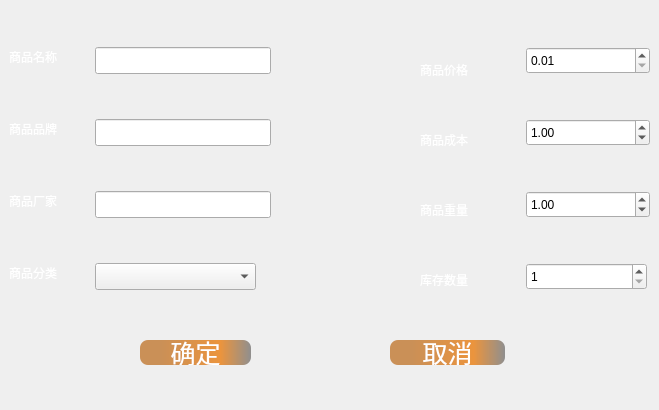
<?xml version="1.0" encoding="UTF-8"?>
<ui version="4.0">
 <class>InputWidget</class>
 <widget class="QWidget" name="InputWidget">
  <property name="geometry">
   <rect>
    <x>0</x>
    <y>0</y>
    <width>659</width>
    <height>410</height>
   </rect>
  </property>
  <property name="minimumSize">
   <size>
    <width>659</width>
    <height>410</height>
   </size>
  </property>
  <property name="maximumSize">
   <size>
    <width>659</width>
    <height>410</height>
   </size>
  </property>
  <property name="windowTitle">
   <string>输入商品信息</string>
  </property>
  <property name="styleSheet">
   <string notr="true">.InputWidget
{
background-color:rgb(38,38,38);
}




QAbstractSpinBox
{
	font: 14pt &quot;楷体&quot;;
}

QLineEdit
{
	font: 14pt &quot;楷体&quot;;
}

QComboBox
{
	font: 14pt &quot;楷体&quot;;
}


</string>
  </property>
  <widget class="QLabel" name="label">
   <property name="geometry">
    <rect>
     <x>9</x>
     <y>47</y>
     <width>80</width>
     <height>19</height>
    </rect>
   </property>
   <property name="styleSheet">
    <string notr="true">	color: rgb(255, 255, 255);
	font: 14pt &quot;楷体&quot;;</string>
   </property>
   <property name="text">
    <string>商品名称</string>
   </property>
  </widget>
  <widget class="QLabel" name="label_2">
   <property name="geometry">
    <rect>
     <x>9</x>
     <y>119</y>
     <width>80</width>
     <height>19</height>
    </rect>
   </property>
   <property name="styleSheet">
    <string notr="true">	color: rgb(255, 255, 255);
	font: 14pt &quot;楷体&quot;;</string>
   </property>
   <property name="text">
    <string>商品品牌</string>
   </property>
  </widget>
  <widget class="QLineEdit" name="brandEdit">
   <property name="geometry">
    <rect>
     <x>95</x>
     <y>119</y>
     <width>176</width>
     <height>27</height>
    </rect>
   </property>
  </widget>
  <widget class="QLineEdit" name="nameEdit">
   <property name="geometry">
    <rect>
     <x>95</x>
     <y>47</y>
     <width>176</width>
     <height>27</height>
    </rect>
   </property>
   <property name="styleSheet">
    <string notr="true"/>
   </property>
  </widget>
  <widget class="QLabel" name="label_3">
   <property name="geometry">
    <rect>
     <x>9</x>
     <y>191</y>
     <width>80</width>
     <height>19</height>
    </rect>
   </property>
   <property name="styleSheet">
    <string notr="true">	color: rgb(255, 255, 255);
	font: 14pt &quot;楷体&quot;;</string>
   </property>
   <property name="text">
    <string>商品厂家</string>
   </property>
  </widget>
  <widget class="QLineEdit" name="manuEdit">
   <property name="geometry">
    <rect>
     <x>95</x>
     <y>191</y>
     <width>176</width>
     <height>27</height>
    </rect>
   </property>
  </widget>
  <widget class="QLabel" name="label_4">
   <property name="geometry">
    <rect>
     <x>420</x>
     <y>60</y>
     <width>80</width>
     <height>19</height>
    </rect>
   </property>
   <property name="styleSheet">
    <string notr="true">	color: rgb(255, 255, 255);
	font: 14pt &quot;楷体&quot;;</string>
   </property>
   <property name="text">
    <string>商品价格</string>
   </property>
  </widget>
  <widget class="QDoubleSpinBox" name="priceBox">
   <property name="geometry">
    <rect>
     <x>526</x>
     <y>47</y>
     <width>124</width>
     <height>27</height>
    </rect>
   </property>
   <property name="minimum">
    <double>0.010000000000000</double>
   </property>
   <property name="maximum">
    <double>999999.000000000000000</double>
   </property>
  </widget>
  <widget class="QLabel" name="label_5">
   <property name="geometry">
    <rect>
     <x>420</x>
     <y>130</y>
     <width>80</width>
     <height>19</height>
    </rect>
   </property>
   <property name="styleSheet">
    <string notr="true">	color: rgb(255, 255, 255);
	font: 14pt &quot;楷体&quot;;</string>
   </property>
   <property name="text">
    <string>商品成本</string>
   </property>
  </widget>
  <widget class="QDoubleSpinBox" name="costBox">
   <property name="geometry">
    <rect>
     <x>526</x>
     <y>119</y>
     <width>124</width>
     <height>27</height>
    </rect>
   </property>
   <property name="minimum">
    <double>0.010000000000000</double>
   </property>
   <property name="maximum">
    <double>999999.000000000000000</double>
   </property>
   <property name="singleStep">
    <double>1.000000000000000</double>
   </property>
   <property name="value">
    <double>1.000000000000000</double>
   </property>
  </widget>
  <widget class="QLabel" name="weiOrCapaLab">
   <property name="geometry">
    <rect>
     <x>420</x>
     <y>200</y>
     <width>80</width>
     <height>19</height>
    </rect>
   </property>
   <property name="styleSheet">
    <string notr="true">	color: rgb(255, 255, 255);
	font: 14pt &quot;楷体&quot;;</string>
   </property>
   <property name="text">
    <string>商品重量</string>
   </property>
  </widget>
  <widget class="QDoubleSpinBox" name="weightOrCapaBox">
   <property name="geometry">
    <rect>
     <x>526</x>
     <y>191</y>
     <width>124</width>
     <height>27</height>
    </rect>
   </property>
   <property name="decimals">
    <number>2</number>
   </property>
   <property name="minimum">
    <double>0.010000000000000</double>
   </property>
   <property name="maximum">
    <double>999999.000000000000000</double>
   </property>
   <property name="singleStep">
    <double>1.000000000000000</double>
   </property>
   <property name="value">
    <double>1.000000000000000</double>
   </property>
  </widget>
  <widget class="QSpinBox" name="amountBox">
   <property name="geometry">
    <rect>
     <x>526</x>
     <y>263</y>
     <width>121</width>
     <height>27</height>
    </rect>
   </property>
   <property name="minimum">
    <number>1</number>
   </property>
   <property name="maximum">
    <number>999999</number>
   </property>
  </widget>
  <widget class="QLabel" name="label_7">
   <property name="geometry">
    <rect>
     <x>420</x>
     <y>270</y>
     <width>80</width>
     <height>19</height>
    </rect>
   </property>
   <property name="styleSheet">
    <string notr="true">	color: rgb(255, 255, 255);
	font: 14pt &quot;楷体&quot;;</string>
   </property>
   <property name="text">
    <string>库存数量</string>
   </property>
  </widget>
  <widget class="QLabel" name="label_8">
   <property name="geometry">
    <rect>
     <x>9</x>
     <y>263</y>
     <width>80</width>
     <height>19</height>
    </rect>
   </property>
   <property name="styleSheet">
    <string notr="true">	color: rgb(255, 255, 255);
	font: 14pt &quot;楷体&quot;;</string>
   </property>
   <property name="text">
    <string>商品分类</string>
   </property>
  </widget>
  <widget class="QComboBox" name="kindBox">
   <property name="geometry">
    <rect>
     <x>95</x>
     <y>263</y>
     <width>161</width>
     <height>27</height>
    </rect>
   </property>
  </widget>
  <widget class="QPushButton" name="okBtn">
   <property name="geometry">
    <rect>
     <x>140</x>
     <y>340</y>
     <width>111</width>
     <height>25</height>
    </rect>
   </property>
   <property name="styleSheet">
    <string notr="true">background-color: qlineargradient(spread:pad, x1:0, y1:0, x2:1, y2:0, stop:0.189944 rgba(202, 144, 87, 255), stop:0.726257 rgba(235, 148, 61, 255), stop:1 rgba(143, 143, 143, 255));
font: 9pt &quot;楷体&quot;;
font-size:25px;
color: rgb(255, 255, 255);
border:none;
border-radius:8px</string>
   </property>
   <property name="text">
    <string>确定</string>
   </property>
  </widget>
  <widget class="QPushButton" name="cancelBtn">
   <property name="geometry">
    <rect>
     <x>390</x>
     <y>340</y>
     <width>115</width>
     <height>25</height>
    </rect>
   </property>
   <property name="styleSheet">
    <string notr="true">background-color: qlineargradient(spread:pad, x1:0, y1:0, x2:1, y2:0, stop:0.189944 rgba(202, 144, 87, 255), stop:0.726257 rgba(235, 148, 61, 255), stop:1 rgba(143, 143, 143, 255));
font: 9pt &quot;楷体&quot;;
font-size:25px;
color: rgb(255, 255, 255);
border:none;
border-radius:8px</string>
   </property>
   <property name="text">
    <string>取消</string>
   </property>
  </widget>
 </widget>
 <resources/>
 <connections/>
</ui>
